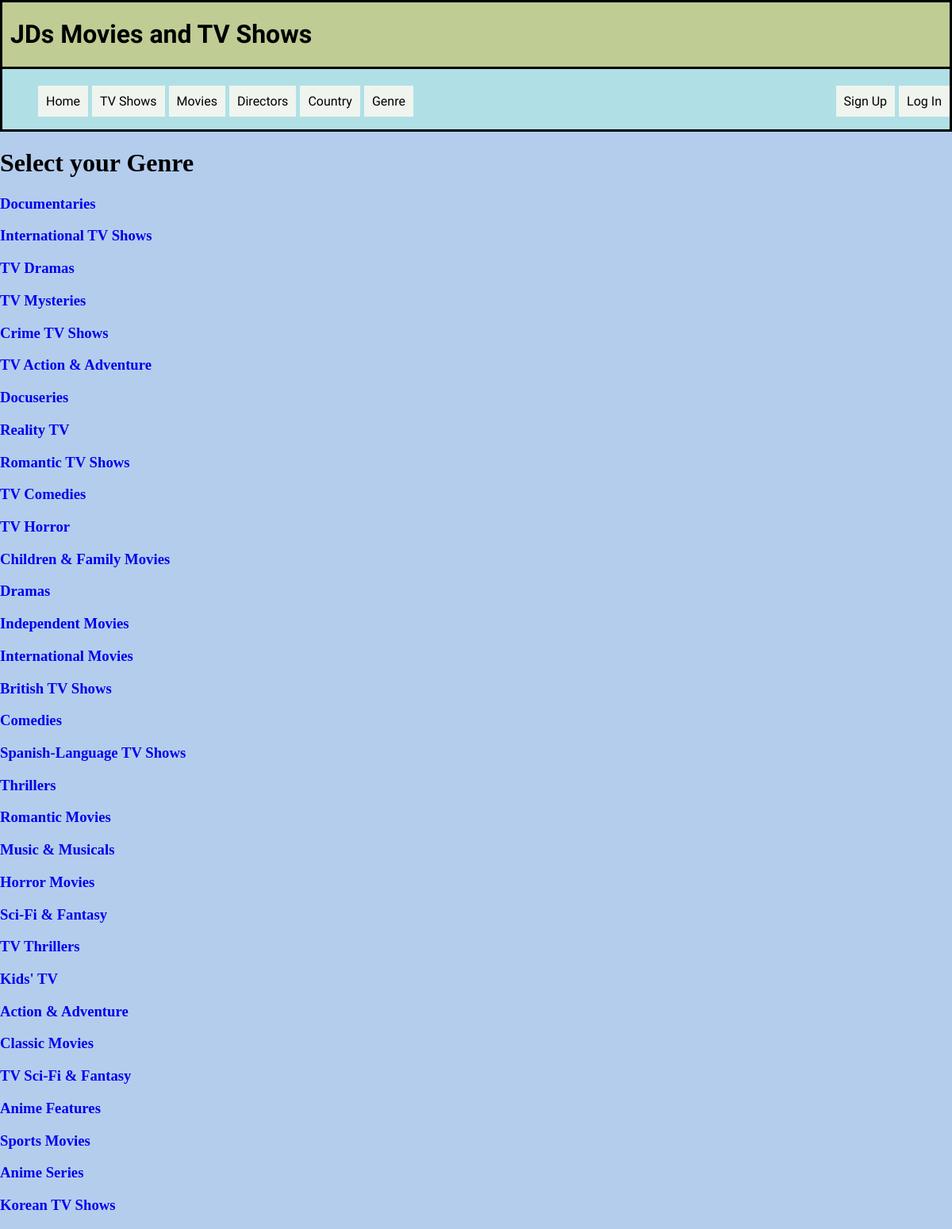
The page /Genre_Select on the database its author committed.
### tables this page shows
CREATE TABLE Genre (Genre_id INTEGER PRIMARY KEY NOT NULL, Genre TEXT);

### App.py (the view)
@app.route('/Genre_Select')
def Genre_Select():
    sql = '''SELECT Genre, Genre_id FROM Genre;'''
    results = query_db(sql)
    return render_template('Genre_Select.html', results = results)

### App.py (called while the page is built)
def get_db():
    db = getattr(g, '_database', None)
    if db is None:
        db = g._database = sqlite3.connect(DATABASE)
    return db

@app.teardown_appcontext
def close_connection(exception):
    db = getattr(g, '_database', None)
    if db is not None:
        db.close()

def query_db(query, args=(), one=False, commit=False):
    db = get_db()
    cur = db.cursor()
    cur.execute(query, args)
    if commit:
        db.commit()
    rv =cur.fetchall()
    cur.close()
    return (rv[0] if rv else None) if one else rv

### templates/Genre_Select.html
{% extends 'Header.html' %}
{% block start %}
    <h1> Select your Genre</h1>
    {% for Genre in results %}
        <a href="/Genre/{{Genre[1]}}">
            <div class="Selection">
                <h3>{{Genre[0]}}</h3>
            </div>
        </a>
    {% endfor %}
{% endblock %}

### static/style.css (style rules this page uses)
body { margin: 0; background-color: #b4cded; }
a { text-decoration: none; }

### rows shown on the page
Genre: Genre "Documentaries"
Genre: Genre "International TV Shows"
Genre: Genre "TV Dramas"
Genre: Genre "TV Mysteries"
Genre: Genre "Crime TV Shows"
Genre: Genre "TV Action & Adventure"
Genre: Genre "Docuseries"
Genre: Genre "Reality TV"
Genre: Genre "Romantic TV Shows"
Genre: Genre "TV Comedies"
Genre: Genre "TV Horror"
Genre: Genre "Children & Family Movies"
Genre: Genre "Dramas"
Genre: Genre "Independent Movies"
Genre: Genre "International Movies"
Genre: Genre "British TV Shows"
Genre: Genre "Comedies"
Genre: Genre "Spanish-Language TV Shows"
Genre: Genre "Thrillers"
Genre: Genre "Romantic Movies"
Genre: Genre "Music & Musicals"
Genre: Genre "Horror Movies"
Genre: Genre "Sci-Fi & Fantasy"
Genre: Genre "TV Thrillers"
Genre: Genre "Kids' TV"
Genre: Genre "Action & Adventure"
Genre: Genre "Classic Movies"
Genre: Genre "TV Sci-Fi & Fantasy"
Genre: Genre "Anime Features"
Genre: Genre "Sports Movies"
Genre: Genre "Anime Series"
Genre: Genre "Korean TV Shows"
